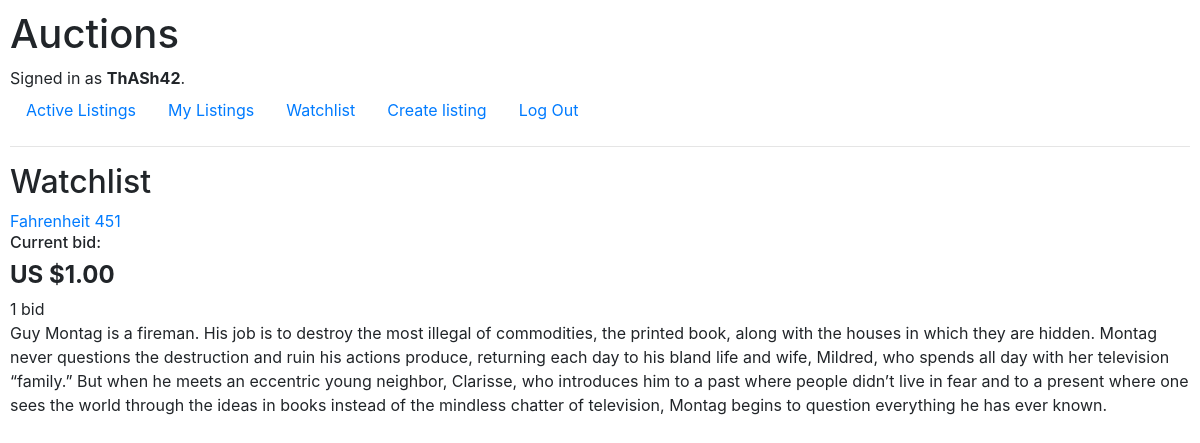
Before: /watchlist (signed in) with the older database file.
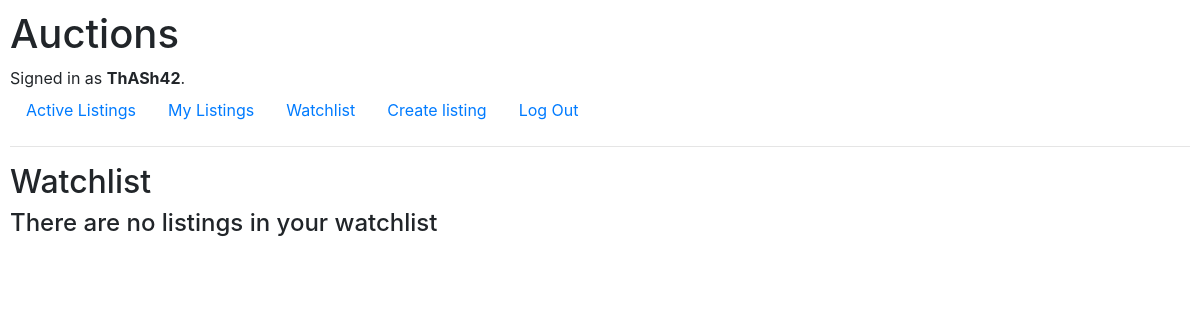
After: the same page with the newer database file.
### auctions/models.py (models this page shows, shortened)
class User(AbstractUser):
    pass

class Listing(models.Model):
    owner = models.ForeignKey(User, on_delete=models.CASCADE, related_name="owner")
    title = models.CharField(max_length=64)
    description = models.TextField()
    start_bid = models.DecimalField(max_digits=20, decimal_places=2)
    image = models.URLField(max_length=256)
    bids = models.ManyToManyField(Bid, blank=True, related_name="bids")
    time = models.OneToOneField(Time, on_delete=models.SET_NULL, null=True)
    condition = models.CharField(
        max_length=16, null=True, choices=CONDITION_CHOICES
    )
    category = models.CharField(
        max_length=32, default=None, null=True, blank=True, choices=CATEGORY_CHOICES
    )
    active_status = models.CharField(
        max_length=16, default="active", choices=STATUS_CHOICES
    )
    watchlist = models.ManyToManyField(User, blank=True, related_name="watching_users")
    comments = models.ManyToManyField(Comment, blank=True, related_name="comments")
    winner = models.OneToOneField(
        User, on_delete=models.SET_NULL, blank=True, null=True, default=None
    )

class Bid(models.Model):
    price = models.DecimalField(max_digits=10, decimal_places=2)
    time = models.DateTimeField(auto_now=True)
    user = models.ForeignKey(User, on_delete=models.CASCADE, related_name="user")

### auctions/views.py (the view)
# urls.py: path("watchlist", views.my_watchlist, name="my_watchlist"),
@login_required
def my_watchlist(request):
    user_id = request.user.id
    listings = Listing.objects.filter(watchlist__id=user_id)
    return render(request, "auctions/watchlist.html", {
        "listings": listings
    })

### auctions/templates/auctions/watchlist.html
{% extends 'auctions/layout.html' %}
{% block body %}
    <h2>Watchlist</h2>
    {% if listings %}
        {% include "auctions/listing_section.html" %}
    {% else %}
        <h4>There are no listings in your watchlist</h4>
    {% endif %}
{% endblock body %}

### auctions/templates/auctions/layout.html (shortened to what this page needs)
{% load static %}
<!DOCTYPE html>
<html lang="en">
    <head>
        <link rel="stylesheet" href="https://stackpath.bootstrapcdn.com/bootstrap/4.4.1/css/bootstrap.min.css">
        <link href="{% static 'auctions/styles.css' %}" rel="stylesheet">
    </head>
    <body>
        <h1>Auctions</h1>
        <div>
            {% if user.is_authenticated %}
                Signed in as <strong>{{ user.username }}</strong>.
            {% else %}
                Not signed in.
            {% endif %}
        </div>
        <ul class="nav">
            <li class="nav-item">
                <a class="nav-link" href="{% url 'index' %}">Active Listings</a>
            </li>
            <li class="nav-item">
                <a class="nav-link" href="{% url 'my_listings' %}">My Listings</a>
            </li>
            <li class="nav-item">
                <a class="nav-link" href="{% url 'my_watchlist' %}">Watchlist</a>
            </li>
            <li class="nav-item">
                <a class="nav-link" href="{% url 'listing_create' %}">Create listing</a>
            </li>
            {% if user.is_authenticated %}
                <li class="nav-item">
                    <a class="nav-link" href="{% url 'logout' %}">Log Out</a>
                </li>
            {% endif %}
        </ul>
        <hr>
        {% block body %}
        {% endblock %}
    </body>
</html>

### auctions/templates/auctions/listing_section.html (shortened to what this page needs)
{% for listing in listings %}
<section>
    <div>
        <a href="{% url 'listing' listing.id %}">{{ listing.title }} </a><br>
        <div>
            {% if listing.bids.exists %}
                <div>
                    <h6>Current bid:</h6>
                    <h4><strong>US ${{ listing.bids.first.price }}</strong></h4>
                </div>
            {% else %}
                <div>
                    <h6>Starting bid:
                    <h4><strong>US ${{ listing.start_bid }} </strong></h4>
                </div>
            {% endif %}
        </div>
        {{ listing.bids.count }}
        {% if listing.bids.count == 1 %}
            bid
        {% else %}
            bids
        {% endif %}
        <br>
        {{ listing.description }}
    </div>
</section>
<br>
{% endfor %}

### auctions/static/auctions/styles.css (style rules this page uses)
body { padding: 10px; }

Changed rows visible on the page:
removed Listing: title "Fahrenheit 451", bids.first.price "1.00", bids.count "1", description "Guy Montag is a fireman. His job is to destroy the most illegal of commodities, the printed book, along with the houses in which they are hidden. Montag never questions the destruction and ruin his actions produce, returning each day to his bland life and wife, Mildred, who spends all day with her television “family.” But when he meets an eccentric young neighbor, Clarisse, who introduces him to a past where people didn’t live in fear and to a present where one sees the world through the ideas in books instead of the mindless chatter of television, Montag begins to question everything he has ever known."
Other visible differences:
text now shown: "There are no listings in your watchlist"
